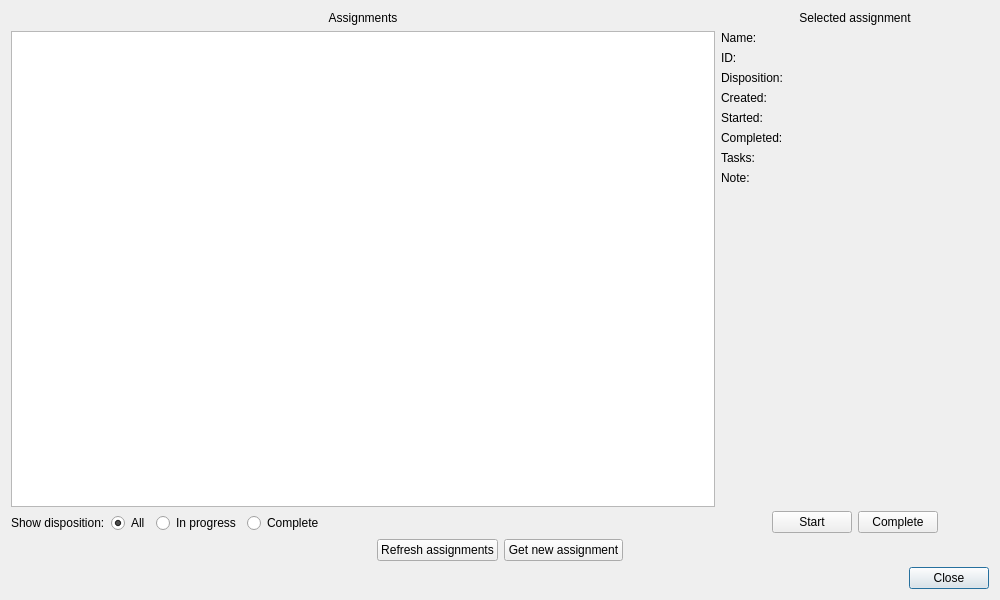
<?xml version="1.0" encoding="UTF-8"?>
<ui version="4.0">
 <class>ProtocolAssignmentDialog</class>
 <widget class="QDialog" name="ProtocolAssignmentDialog">
  <property name="geometry">
   <rect>
    <x>0</x>
    <y>0</y>
    <width>1000</width>
    <height>600</height>
   </rect>
  </property>
  <property name="windowTitle">
   <string>Assignments</string>
  </property>
  <layout class="QVBoxLayout" name="verticalLayout" stretch="1,0,0">
   <item>
    <layout class="QHBoxLayout" name="horizontalLayout" stretch="1,0">
     <item>
      <layout class="QVBoxLayout" name="verticalLayout_2">
       <item>
        <widget class="QLabel" name="label_5">
         <property name="text">
          <string>Assignments</string>
         </property>
         <property name="alignment">
          <set>Qt::AlignCenter</set>
         </property>
        </widget>
       </item>
       <item>
        <widget class="QTableView" name="assignmentTableView">
         <property name="selectionMode">
          <enum>QAbstractItemView::SingleSelection</enum>
         </property>
         <property name="selectionBehavior">
          <enum>QAbstractItemView::SelectRows</enum>
         </property>
         <property name="sortingEnabled">
          <bool>true</bool>
         </property>
        </widget>
       </item>
       <item>
        <layout class="QHBoxLayout" name="horizontalLayout_4">
         <item>
          <widget class="QLabel" name="label_8">
           <property name="text">
            <string>Show disposition:</string>
           </property>
          </widget>
         </item>
         <item>
          <widget class="QRadioButton" name="allRadioButton">
           <property name="text">
            <string>All</string>
           </property>
           <property name="checked">
            <bool>true</bool>
           </property>
          </widget>
         </item>
         <item>
          <widget class="QRadioButton" name="inprogressRadioButton">
           <property name="text">
            <string>In progress</string>
           </property>
          </widget>
         </item>
         <item>
          <widget class="QRadioButton" name="completeRadioButton">
           <property name="text">
            <string>Complete</string>
           </property>
          </widget>
         </item>
         <item>
          <spacer name="horizontalSpacer_5">
           <property name="orientation">
            <enum>Qt::Horizontal</enum>
           </property>
           <property name="sizeHint" stdset="0">
            <size>
             <width>40</width>
             <height>20</height>
            </size>
           </property>
          </spacer>
         </item>
        </layout>
       </item>
      </layout>
     </item>
     <item>
      <layout class="QVBoxLayout" name="verticalLayout_3">
       <item>
        <widget class="QLabel" name="label_2">
         <property name="text">
          <string>Selected assignment</string>
         </property>
         <property name="alignment">
          <set>Qt::AlignCenter</set>
         </property>
        </widget>
       </item>
       <item>
        <layout class="QFormLayout" name="formLayout">
         <item row="0" column="0">
          <widget class="QLabel" name="label">
           <property name="text">
            <string>Name:</string>
           </property>
          </widget>
         </item>
         <item row="0" column="1">
          <widget class="QLabel" name="nameLabel">
           <property name="minimumSize">
            <size>
             <width>200</width>
             <height>0</height>
            </size>
           </property>
           <property name="text">
            <string/>
           </property>
          </widget>
         </item>
         <item row="1" column="0">
          <widget class="QLabel" name="label_4">
           <property name="text">
            <string>ID:</string>
           </property>
          </widget>
         </item>
         <item row="1" column="1">
          <widget class="QLabel" name="idLabel">
           <property name="text">
            <string/>
           </property>
          </widget>
         </item>
         <item row="3" column="0">
          <widget class="QLabel" name="label_7">
           <property name="text">
            <string>Created:</string>
           </property>
          </widget>
         </item>
         <item row="3" column="1">
          <widget class="QLabel" name="createdLabel">
           <property name="text">
            <string/>
           </property>
          </widget>
         </item>
         <item row="4" column="0">
          <widget class="QLabel" name="label_9">
           <property name="text">
            <string>Started:</string>
           </property>
          </widget>
         </item>
         <item row="4" column="1">
          <widget class="QLabel" name="startedLabel">
           <property name="text">
            <string/>
           </property>
          </widget>
         </item>
         <item row="5" column="0">
          <widget class="QLabel" name="label_11">
           <property name="text">
            <string>Completed:</string>
           </property>
          </widget>
         </item>
         <item row="5" column="1">
          <widget class="QLabel" name="completedLabel">
           <property name="text">
            <string/>
           </property>
          </widget>
         </item>
         <item row="6" column="0">
          <widget class="QLabel" name="label_13">
           <property name="text">
            <string>Tasks:</string>
           </property>
          </widget>
         </item>
         <item row="6" column="1">
          <widget class="QLabel" name="tasksLabel">
           <property name="text">
            <string/>
           </property>
          </widget>
         </item>
         <item row="2" column="0">
          <widget class="QLabel" name="label_3">
           <property name="text">
            <string>Disposition:</string>
           </property>
          </widget>
         </item>
         <item row="2" column="1">
          <widget class="QLabel" name="dispositionLabel">
           <property name="text">
            <string/>
           </property>
          </widget>
         </item>
         <item row="7" column="0">
          <widget class="QLabel" name="label_6">
           <property name="text">
            <string>Note:</string>
           </property>
          </widget>
         </item>
         <item row="7" column="1">
          <widget class="QLabel" name="noteLabel">
           <property name="text">
            <string/>
           </property>
          </widget>
         </item>
        </layout>
       </item>
       <item>
        <spacer name="verticalSpacer">
         <property name="orientation">
          <enum>Qt::Vertical</enum>
         </property>
         <property name="sizeHint" stdset="0">
          <size>
           <width>20</width>
           <height>40</height>
          </size>
         </property>
        </spacer>
       </item>
       <item>
        <layout class="QHBoxLayout" name="horizontalLayout_2">
         <item>
          <spacer name="horizontalSpacer">
           <property name="orientation">
            <enum>Qt::Horizontal</enum>
           </property>
           <property name="sizeHint" stdset="0">
            <size>
             <width>40</width>
             <height>20</height>
            </size>
           </property>
          </spacer>
         </item>
         <item>
          <widget class="QPushButton" name="startButton">
           <property name="text">
            <string>Start</string>
           </property>
           <property name="autoDefault">
            <bool>false</bool>
           </property>
          </widget>
         </item>
         <item>
          <widget class="QPushButton" name="completeButton">
           <property name="text">
            <string>Complete</string>
           </property>
           <property name="autoDefault">
            <bool>false</bool>
           </property>
          </widget>
         </item>
         <item>
          <spacer name="horizontalSpacer_4">
           <property name="orientation">
            <enum>Qt::Horizontal</enum>
           </property>
           <property name="sizeHint" stdset="0">
            <size>
             <width>40</width>
             <height>20</height>
            </size>
           </property>
          </spacer>
         </item>
        </layout>
       </item>
      </layout>
     </item>
    </layout>
   </item>
   <item>
    <layout class="QHBoxLayout" name="horizontalLayout_3">
     <item>
      <spacer name="horizontalSpacer_2">
       <property name="orientation">
        <enum>Qt::Horizontal</enum>
       </property>
       <property name="sizeHint" stdset="0">
        <size>
         <width>40</width>
         <height>20</height>
        </size>
       </property>
      </spacer>
     </item>
     <item>
      <widget class="QPushButton" name="refreshButton">
       <property name="text">
        <string>Refresh assignments</string>
       </property>
       <property name="autoDefault">
        <bool>false</bool>
       </property>
      </widget>
     </item>
     <item>
      <widget class="QPushButton" name="getNewButton">
       <property name="text">
        <string>Get new assignment</string>
       </property>
       <property name="autoDefault">
        <bool>false</bool>
       </property>
      </widget>
     </item>
     <item>
      <spacer name="horizontalSpacer_3">
       <property name="orientation">
        <enum>Qt::Horizontal</enum>
       </property>
       <property name="sizeHint" stdset="0">
        <size>
         <width>40</width>
         <height>20</height>
        </size>
       </property>
      </spacer>
     </item>
    </layout>
   </item>
   <item>
    <widget class="QDialogButtonBox" name="buttonBox">
     <property name="orientation">
      <enum>Qt::Horizontal</enum>
     </property>
     <property name="standardButtons">
      <set>QDialogButtonBox::Close</set>
     </property>
    </widget>
   </item>
  </layout>
 </widget>
 <resources/>
 <connections>
  <connection>
   <sender>buttonBox</sender>
   <signal>accepted()</signal>
   <receiver>ProtocolAssignmentDialog</receiver>
   <slot>accept()</slot>
   <hints>
    <hint type="sourcelabel">
     <x>248</x>
     <y>254</y>
    </hint>
    <hint type="destinationlabel">
     <x>157</x>
     <y>274</y>
    </hint>
   </hints>
  </connection>
  <connection>
   <sender>buttonBox</sender>
   <signal>rejected()</signal>
   <receiver>ProtocolAssignmentDialog</receiver>
   <slot>reject()</slot>
   <hints>
    <hint type="sourcelabel">
     <x>316</x>
     <y>260</y>
    </hint>
    <hint type="destinationlabel">
     <x>286</x>
     <y>274</y>
    </hint>
   </hints>
  </connection>
 </connections>
</ui>
